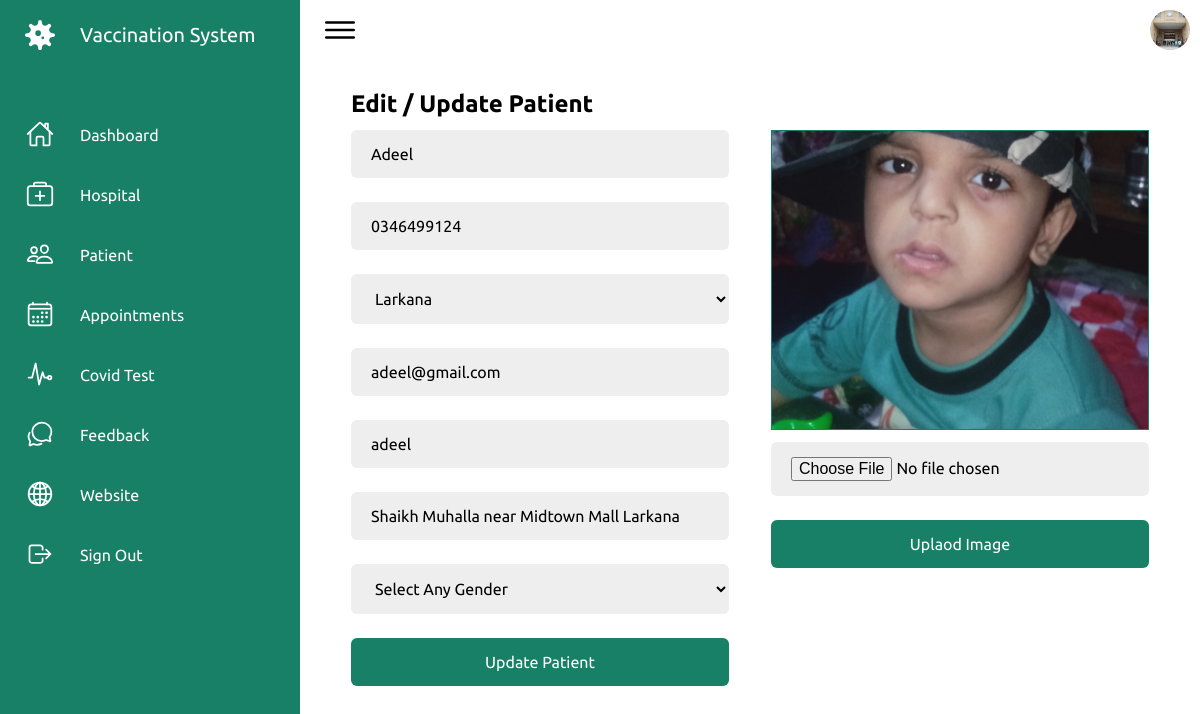
The page /Admin/edit_patient.php?id=3 (signed in) on the database its author committed.
### tables this page shows
CREATE TABLE `tbl_patient` (
  `id` int(11) NOT NULL,
  `name` varchar(50) NOT NULL,
  `contact` varchar(15) NOT NULL,
  `email` varchar(50) NOT NULL,
  `password` varchar(50) NOT NULL,
  `cid` int(11) NOT NULL,
  `address` varchar(150) NOT NULL,
  `gender` varchar(15) NOT NULL,
  `image` varchar(100) NOT NULL,
  `status` varchar(50) NOT NULL DEFAULT 'activate'
);

CREATE TABLE `tbl_city` (
  `id` int(11) NOT NULL,
  `name` varchar(50) NOT NULL
);

### Admin/edit_patient.php (the view, shortened to what this page needs)
<?php
    include("connection.php");
    $query = "SELECT * FROM tbl_patient WHERE id=$_GET[id]";
    $result = mysqli_query($connection,$query);
    $row = mysqli_fetch_assoc($result);
?>
<!DOCTYPE html>
<html lang="en">
<head>
    <link rel="stylesheet" href="assets/css/index.css">
</head>
<body>
    <div class="container">
        <?php
            include("navigation.php");
        ?>
        <div class="main">
            <div class="topbar">
                <div class="toggle">
                    <ion-icon name="menu-outline"></ion-icon>
                </div>
                <div class="user">
                    <a href='profile.php'><img src="assets/imgs/customer01.jpg" alt=""></a>
                </div>
            </div>
            <div class="mainContent">
                <div class="leftSide">
                <h2>Edit / Update Patient</h2>
                <form method="post" enctype="multipart/form-data" autocomplete="off">
                    <input type="text" placeholder="Enter Patient Name" name="name" value="<?php echo $row['name'];?>"><br>
                    <input type="number" placeholder="Enter Patient Number" name="phone" value="<?php echo $row['contact'];?>"><br>
                    <select name="city">
                        <?php
                            $query = "SELECT * FROM tbl_city";
                            $result = mysqli_query($connection,$query);
                            foreach ($result as $row1) {
                                echo "<option value='".$row1['id']."'";
                                if ($row['cid'] == $row1['id']) {
                                    echo " selected";
                                }
                                echo ">".$row1['name']."</option>";
                            }
                        ?>
                    </select><br>
                    <input type="email" placeholder="Enter Patient Email" name="email" value="<?php echo $row['email'];?>"><br>
                    <input type="text" placeholder="Enter Patient Password" name="password" value="<?php echo $row['password'];?>"><br>
                    <input type="text" placeholder="Enter Patient Address" name="address" value="<?php echo $row['address'];?>"><br>
                    <select name="gender">
                        <option hidden>Select Any Gender</option>
                    </select>
                    <input type="submit" value="Update Patient" name="btnadd">
                </form>
                </div>
                <div class="rightSide">
                    <div class="image">
                        <img src="<?php echo $row['image'];?>">
                    </div>
                    <form method="post" enctype="multipart/form-data">
                        <input type="file" name="image">
                        <input type="submit" value="Uplaod Image" name="btnupload">
                    </form>
                </div>
            </div>
        </div>
    </div>
</body>
</html>

### Admin/assets/css/index.css (style rules this page uses)
* { font-family: "Ubuntu", sans-serif; margin: 0; padding: 0; box-sizing: border-box; }
:root { --white: #fff; --gray: #f5f5f5; --black1: #222; --black2: #999; --green:#178066; }
body { min-height: 100vh; overflow-x: hidden; }
.container { position: relative; width: 100%; }
.main { position: absolute; width: calc(100% - 300px); left: 300px; min-height: 100vh; background: var(--white); transition: 0.5s; }
.topbar { width: 100%; height: 60px; display: flex; justify-content: space-between; align-items: center; padding: 0 10px; }
.toggle { position: relative; width: 60px; height: 60px; display: flex; justify-content: center; align-items: center; font-size: 2.5rem; cursor: pointer; }
.user { position: relative; width: 40px; height: 40px; border-radius: 50%; overflow: hidden; cursor: pointer; }
.user img { position: absolute; top: 0; left: 0; width: 100%; height: 100%; object-fit: cover; }

### Admin/edit_patient.php (style rules this page uses)
.mainContent { padding: 30px; display: flex; justify-content: space-around; }
.mainContent .leftSide { width: 45%; }
.mainContent form input, .mainContent form select { width: 100%; border: none; outline: none; padding: 15px 20px; border-radius: 6px; background-color: #eee; margin: 12px 0px; font-size: 16px; }
.mainContent form input[type="submit"] { background-color: #178066; color: #fff; }
.mainContent .rightSide { width: 45%; }
.mainContent .rightSide .image { width: 100%; height: 300px; border: 1px solid #178066; margin-top: 40px; }
.mainContent .rightSide .image img { width: 100%; height: 100%; object-fit: cover; }

### rows shown on the page
tbl_patient: name "Adeel", phone "0346499124", city "Larkana", email "adeel@gmail.com", password "adeel", address "Shaikh Muhalla near Midtown Mall Larkana", image (picture)
